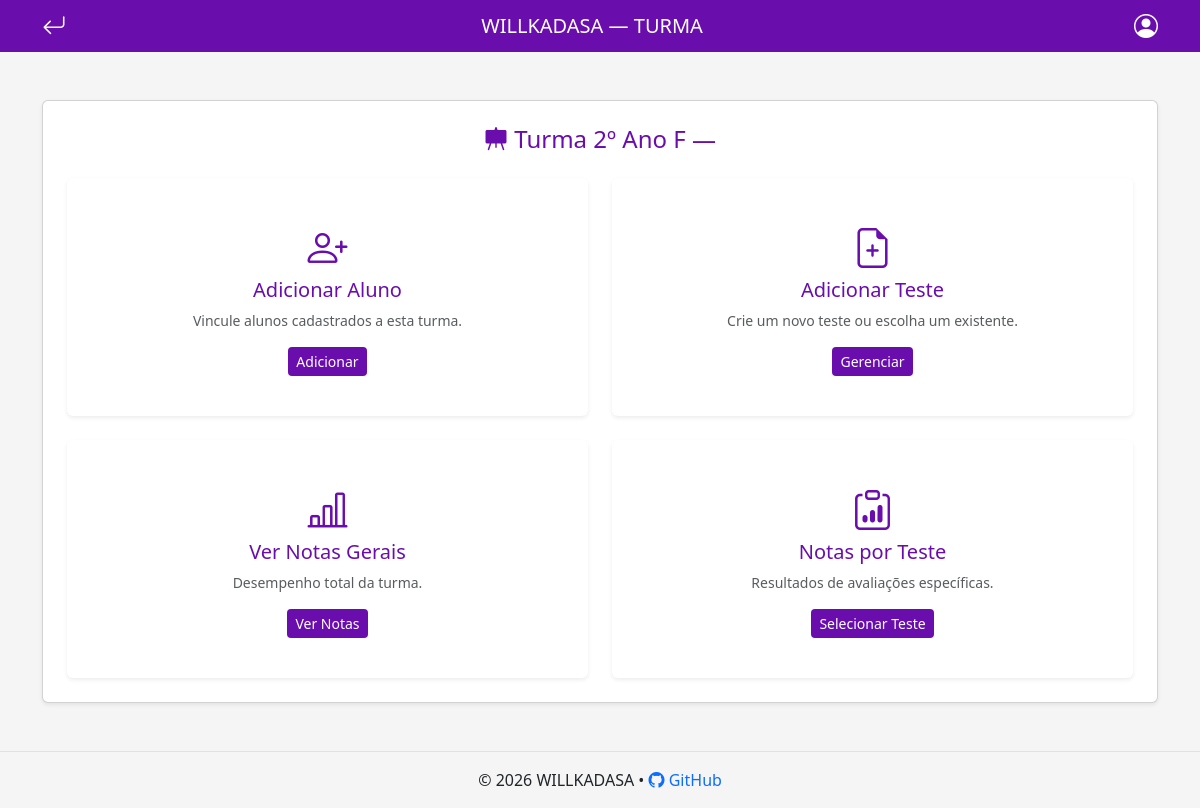
/turma_professor/3, run on an earlier commit of the app's database.
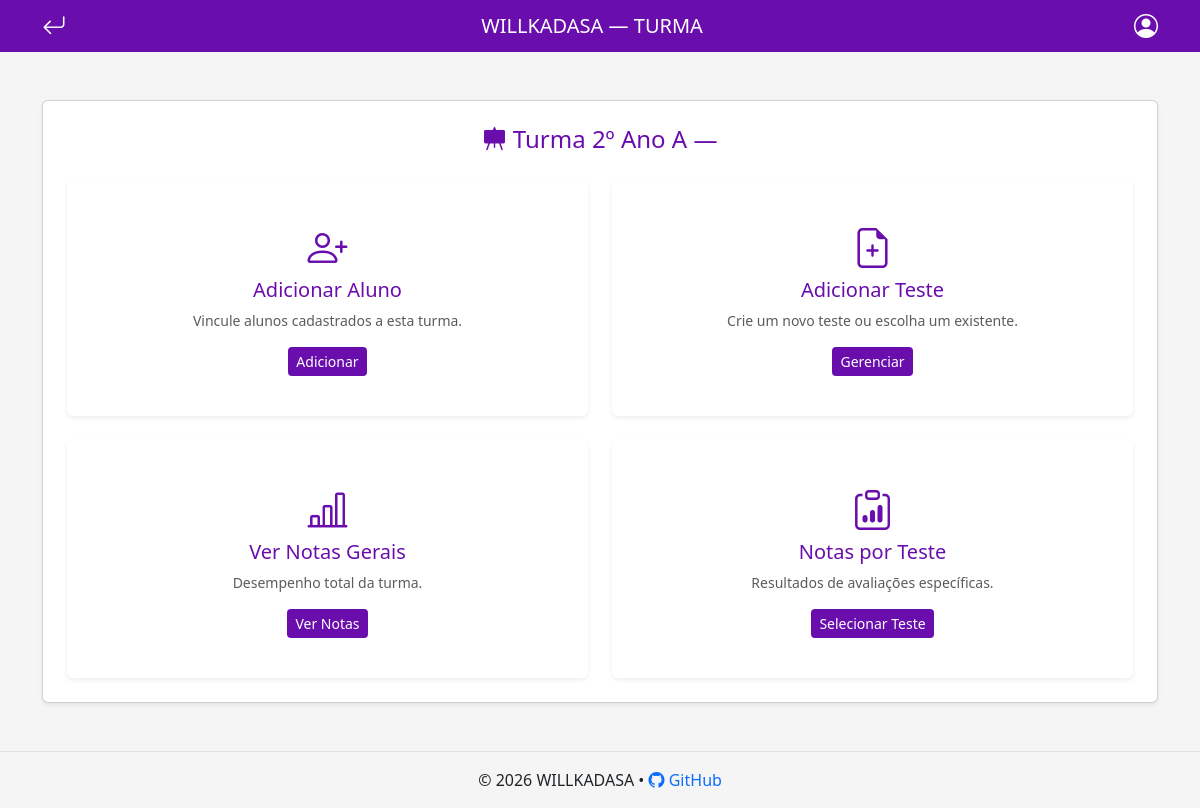
And on a later commit of the database.
### tables this page shows
CREATE TABLE turmas (
    id INTEGER PRIMARY KEY AUTOINCREMENT,
    nome TEXT NOT NULL,
    ano INTEGER NOT NULL,
    curso TEXT NOT NULL
);

### routes/turma_professor.py (the view)
@turma_professor_bp.route("/<int:id_turma>")
def turma_professor(id_turma):
    email_usuario_logado = session.get('email')
    conn = get_db_connection()
    cursor = conn.cursor()
    cursor.execute("SELECT * FROM turmas WHERE id = ?", (id_turma,))
    turma = cursor.fetchone()
    cursor.execute("SELECT id, email_id, nome, skwd_aluno FROM alunos WHERE turma_id = ?", (id_turma,))
    alunos_na_sala = cursor.fetchall()
    cursor.execute("SELECT email_id, nome, skwd_aluno FROM alunos WHERE turma_id IS NULL")
    alunos_disponiveis = cursor.fetchall()
    cursor.execute("SELECT id, nome FROM turmas WHERE id != ?", (id_turma,))
    outras_turmas = cursor.fetchall()
    cursor.execute("""
        SELECT e.id, e.titulo
        FROM exames e
        JOIN professores p ON e.criado_por = p.id
        JOIN email em ON p.email_id = em.id
        WHERE LOWER(em.email_principal) = LOWER(?)
    """, (email_usuario_logado,))
    testes_do_professor = cursor.fetchall()
    conn.close()
    return render_template(
        "turma_professor.html",
        turma=turma,
        testes_do_professor=testes_do_professor,
        alunos=alunos_disponiveis,
        alunos_atualmente_na_sala=alunos_na_sala,
        outras_turmas=outras_turmas
    )

### routes/turma_professor.py (called while the page is built)
def get_db_connection():
    conn = sqlite3.connect("willkadasa.db")
    conn.row_factory = sqlite3.Row
    return conn

### templates/turma_professor.html (shortened to what this page needs)
<!doctype html>
<html lang="pt-br">
  <head>
    <link href="https://cdn.jsdelivr.net/npm/bootstrap@5.3.2/dist/css/bootstrap.min.css" rel="stylesheet" />
    <link href="https://cdn.jsdelivr.net/npm/bootstrap-icons@1.11.3/font/bootstrap-icons.css" rel="stylesheet" />
    <link rel="stylesheet" href="{{ url_for('static', filename='login.css') }}" />
  </head>
  <body>
    <nav class="navbar bg-roxo navbar-dark">
      <div class="container d-flex justify-content-between align-items-center">
        <a class="text-white fs-4" href="{{ url_for('professor.dashboard_professor') }}">
          <i class="bi bi-arrow-return-left"></i>
        </a>
        <span class="navbar-brand mb-0 h1 flex-grow-1 text-center">WILLKADASA — TURMA</span>
        <div class="dropdown">
          <a class="text-white fs-4" href="#" data-bs-toggle="dropdown"><i class="bi bi-person-circle"></i></a>
        </div>
      </div>
    </nav>
    <div class="container my-5">
      <div class="card shadow-sm">
        <div class="card-body p-4">
          <h4 class="text-center text-roxo mb-4">
            <i class="bi bi-easel-fill"></i> Turma {{ turma.nome }} — {{ turma.curso }}
          </h4>
          <div class="row g-4">
            <div class="col-md-6">
              <div class="card hover-card h-100 shadow-sm border-0 text-center py-4">
                <div class="card-body">
                  <i class="bi bi-person-plus fs-1 text-roxo mb-3"></i>
                  <h5 class="text-roxo">Adicionar Aluno</h5>
                  <p class="text-muted small">Vincule alunos cadastrados a esta turma.</p>
                  <button class="btn btn-roxo btn-sm" data-bs-toggle="modal" data-bs-target="#modalVincularAluno">Adicionar</button>
                </div>
              </div>
            </div>
            <div class="col-md-6">
              <div class="card hover-card h-100 shadow-sm border-0 text-center py-4">
                <div class="card-body">
                  <i class="bi bi-file-earmark-plus fs-1 text-roxo mb-3"></i>
                  <h5 class="text-roxo">Adicionar Teste</h5>
                  <p class="text-muted small">Crie um novo teste ou escolha um existente.</p>
                  <button class="btn btn-roxo btn-sm" data-bs-toggle="modal" data-bs-target="#modalGerenciarTeste">Gerenciar</button>
                </div>
              </div>
            </div>
            <div class="col-md-6">
              <div class="card hover-card h-100 shadow-sm border-0 text-center py-4">
                <div class="card-body">
                  <i class="bi bi-bar-chart-line fs-1 text-roxo mb-3"></i>
                  <h5 class="text-roxo">Ver Notas Gerais</h5>
                  <p class="text-muted small">Desempenho total da turma.</p>
                  <a href="{{ url_for('notas_gerais.notas_gerais', id_turma=turma.id) }}" class="btn btn-roxo btn-sm">Ver Notas</a>
                </div>
              </div>
            </div>
            <div class="col-md-6">
              <div class="card hover-card h-100 shadow-sm border-0 text-center py-4">
                <div class="card-body">
                  <i class="bi bi-clipboard-data fs-1 text-roxo mb-3"></i>
                  <h5 class="text-roxo">Notas por Teste</h5>
                  <p class="text-muted small">Resultados de avaliações específicas.</p>
                  <button class="btn btn-roxo btn-sm" data-bs-toggle="modal" data-bs-target="#modalListaTestes">Selecionar Teste</button>
                </div>
              </div>
            </div>
          </div>
        </div>
      </div>
    </div>
    <footer class="text-center py-3 mt-5 border-top footer-roxo">
      <div>
        © <span id="ano"></span> WILLKADASA •
        <a href="https://github.com/K4U4ZINHO/WILLKADASA-SCHOOL" target="_blank" class="text-decoration-none">
          <i class="bi bi-github"></i> GitHub
        </a>
      </div>
    </footer>
  </body>
</html>

### static/login.css (style rules this page uses)
:root { --roxo: #6a0dad; }
body { background-color: #f5f5f5; }
.bg-roxo { background-color: var(--roxo) !important; }
.text-roxo { color: var(--roxo); }
.btn-roxo { background-color: var(--roxo); color: #fff; border: none; }

What changed in the data, as far as the page shows it:
changed turmas: nome "2º Ano F" → "2º Ano A"
